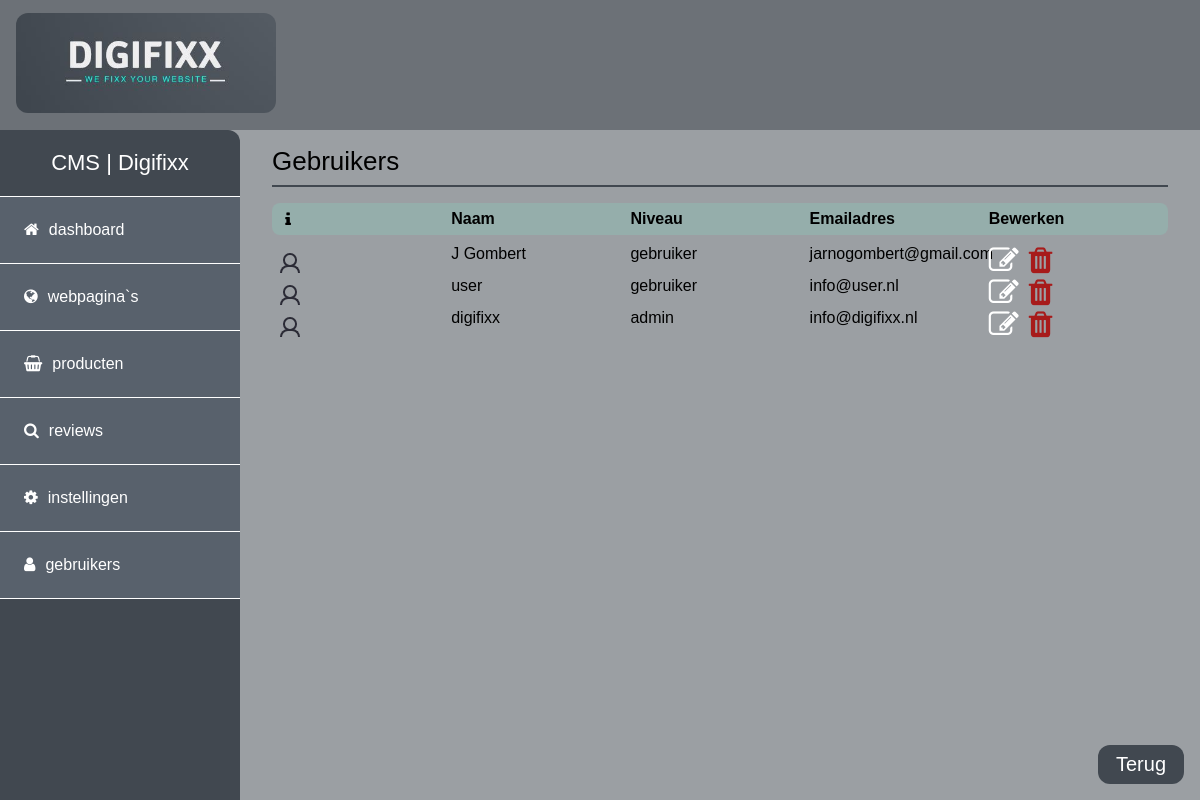
/cms/maincms.php?page=gebruikers (signed in), run on the app's committed database.
### tables this page shows
CREATE TABLE `digifixxcms_gebruikers` (
  `id` int(11) NOT NULL,
  `username` varchar(20) NOT NULL,
  `niveau` varchar(200) NOT NULL DEFAULT 'gebruiker',
  `email` varchar(50) NOT NULL,
  `password` char(128) NOT NULL,
  `titel` varchar(50) NOT NULL,
  `geslacht` varchar(15) NOT NULL,
  `voorletters` varchar(15) NOT NULL,
  `tussenvoegsel` varchar(20) NOT NULL,
  `achternaam` varchar(50) NOT NULL,
  `adres` varchar(50) NOT NULL,
  `postcode` varchar(7) NOT NULL,
  `plaats` varchar(50) NOT NULL,
  `telefoon` varchar(12) NOT NULL,
  `mobiel` varchar(10) NOT NULL,
  `actief` varchar(5) NOT NULL,
  `datum_invoer` datetime NOT NULL,
  `ipadres` varchar(20) NOT NULL
);

### cms/login/config.php (called while the page is built, shortened)
<?php
$mysqli = new mysqli(HOST, USER, PASSWORD, DATABASE);
$instellingen = $mysqli->query("SELECT * FROM digifixx_settings WHERE id = '1'") or die($mysqli->error.__LINE__);
$rowinstellingen = $instellingen->fetch_assoc();
if ($rowinstellingen['weburl'] <> "") { $url = $rowinstellingen['weburl']; }
else { $url = (isset($_SERVER['HTTPS']) ? "https" : "http") . "://$_SERVER[HTTP_HOST]"."/~".$ftpuser; }
?>

### cms/maincms.php (the view, shortened to what this page needs)
<?php
include 'login/config.php';
$urlCMS = $url."cms";
if (!isset($_SESSION['user_id'])) {
    header("Location: ".$urlCMS."/index.php");
    exit();
} else {
    $user_id = $_SESSION['user_id'];
    $rowuser = $mysqli -> prepare("SELECT * FROM digifixxcms_gebruikers WHERE id = ?") or die ($mysqli->error.__LINE__);
    $rowuser->bind_param('i',$user_id);
    $rowuser->execute();
    $result = $rowuser->get_result();
    $rowUser = $result->fetch_assoc();
}
if(!isset($_GET['uitloggen'])){
?>
<!DOCTYPE html>
<html lang="en">
<head>
    <link rel="stylesheet" href="<?=$urlCMS;?>/css/cmsStyle.css">
    <link rel="stylesheet" href="<?=$urlCMS;?>/font-awesome/css/font-awesome.min.css">
</head>
<body>
    <header><?php include ('php/menu.php'); ?></header>
    <main>
        <aside><?php include ('php/hoofdmenu.php'); ?></aside>
        <article>
        <?php  if (!isset($_GET['page'])) {
            include('php/dashboard.php');
        } else if(str_contains($_GET['page'], '?')){
            $pageIndicator = explode("?", $_GET['page']);
            include('php/'.$pageIndicator[0].'.php?'.$pageIndicator[1]);
        } else if(str_contains($_GET['page'], '?') && str_contains($_GET['page'], '&')){
            $pageIndicator2 = explode("?", $_GET['page']);
            $pageIndicator3 = explode("&", $_GET['page']);
            include('php/'.$pageIndicator2[0].'.php?'.$pageIndicator2[1].''.$pageIndicator3[0].''.$pageIndicator3[1]);
        } else {
            include('php/'.$_GET['page'].'.php');
        } ?>
        <span class="TerugBtn" onclick="history.back();">Terug</span>
        </article>
    </main>
</body>
</html>
<?php } else {
    header ($urlCMS.'/index.php');
} ?>

### cms/php/hoofdmenu.php (shortened to what this page needs)
<?php
$pageIsset = isset($_GET['page']);
$pageIsNotset = !isset($_GET['page']);
?>
<ul id="hoofdmenu">
    <span id="title">CMS | <?php echo ucfirst($rowUser['username']); ?></span>
        <li><a <?php if ($pageIsNotset or $pageIsset == "dashboard") { echo "class=\"active\""; } ?> href="?page=dashboard"><i class="fa fa-home"></i><span class="menu-item">dashboard</span></a></li>
    <?php if ($rowUser['niveau'] != "gebruiker") {  ?>
        <li><a <?php if ($pageIsset == "webpaginas") { echo "class=\"active\""; } ?> href="?page=webpaginas"><i class="fa fa-globe"></i><span class="menu-item">webpagina`s</span></a></li>
        <li><a <?php if ($pageIsset== "producten") { echo "class=\"active\""; } ?> href="?page=producten"><i class="fa fa-shopping-basket"></i><span class="menu-item">producten</span></a></li>
        <li><a <?php if ($pageIsset== "reviews") { echo "class=\"active\""; } ?> href="?page=reviews"><i class="fa fa-search"></i><span class="menu-item">reviews</span></a></li>
    <?php } ?>
    <?php if ($rowUser['niveau'] == "admin" || $rowUser['niveau'] == "medewerker") {  ?>
        <li><a <?php if ($pageIsset== "instellingen") { echo "class=\"active\""; } ?> href="?page=instellingen"><i class="fa fa-cog"></i><span class="menu-item">instellingen</span></a></li>
        <li><a <?php if ($pageIsset== "gebruikers") { echo "class=\"active\""; } ?> href="?page=gebruikers"><i class="fa fa-user"></i><span class="menu-item">gebruikers</span></a></li>
    <?php } ?>
</ul>

### cms/php/gebruikers.php
<?php
$sqlGebruikers = $mysqli -> prepare("SELECT id, username, voorletters, achternaam, niveau, email FROM digifixxcms_gebruikers ORDER BY id DESC") or die ($mysqli->error.__LINE__);
$sqlGebruikers->execute();
$sqlGebruikers->store_result();
$sqlGebruikers->bind_result($idGebruikers, $usernameGebruikers, $voorLettersGebruikers, $achternaamGebruikers, $niveauGebruikers, $emailGebruikers);
?>
<section id="gebruikers">
    <div class="title"><?=ucfirst($_GET['page']);?></div>
    <div class="gebruikers-wrapper">
        <div class="gebruikerTab">
            <div class="icon"><i class="fa fa-info"></i></div>
            <div><strong>Naam</strong></div>
            <div><strong>Niveau</strong></div>
            <div><strong>Emailadres</strong></div>
            <div><strong>Bewerken</strong></div>
        </div>
        <?php while($sqlGebruikers->fetch()){
        if(empty($voorLettersGebruikers) && empty($achternaamGebruikers)){
            $naam = $usernameGebruikers;
        } else {
            $naam = $voorLettersGebruikers . " " . $achternaamGebruikers;
        }
        ?>
        <div class="gebruikerTab">
            <div class="icon user"></div>
            <div><?=$naam;?></div>
            <div><?=$niveauGebruikers;?></div>
            <div><?=$emailGebruikers;?></div>
            <div class="edit-buttons"><a href="?page=gebruiker_bewerken&editid=<?=$idGebruikers;?>"><i class="fa fa-edit"></i></a><a href="?page=gebruiker_bewerken&deleteGebruikerId=<?=$idGebruikers;?>"><i class="fa fa-trash"></i></a></div>
        </div>
        <?php } ?>
    </div>
</section>

### cms/css/cmsStyle.css (style rules this page uses)
body { margin: 0 auto; scroll-behavior: smooth; font-family: "Rosario", sans-serif; }
header { position: fixed; z-index: 100; width: 100%; }
main { display: grid; grid-template-columns: repeat(5, minmax(0, 1fr)); }
main aside { position: fixed; background-color: #414850; height: 100%; width: 20%; margin-top: 130px; border-radius: 0 12px 0 0; }
main aside #hoofdmenu { list-style: none; padding: 0; margin: 0; }
main aside #hoofdmenu #title { display: flex; justify-content: center; align-items: center; padding: 1.25rem; font-size: 22px; color: #fff; }
main aside #hoofdmenu li { background-color: #58616c; border-top: solid 1px #fff; width: 100%; overflow: hidden; }
main aside #hoofdmenu li:last-of-type { border-bottom: solid 1px #fff; }
main aside #hoofdmenu li a { position: relative; color: #fff; text-decoration: none; display: inline-flex; gap: 10px; font-size: 16px; width: 100%; padding: 1.5rem; transition: all 0.3s; }
main article { grid-column: span 4/span 4; grid-column-start: 2; margin-top: 130px; padding: 1rem 2rem 1rem 2rem; position: relative; }
main article .TerugBtn { padding: 8px 18px; background-color: #414850; color: #fff; border-radius: 12px; cursor: pointer; font-size: 20px; position: fixed; right: 1rem; bottom: 1rem; }
main article section .gebruikers-wrapper .gebruikerTab { display: grid; grid-template-columns: repeat(5, minmax(0, 1fr)); }
main article section .gebruikers-wrapper .gebruikerTab:first-of-type { background: #95AEAB; border-radius: 8px; align-items: center; margin-bottom: 10px; }
main article section .gebruikers-wrapper .gebruikerTab .icon { position: relative; display: inline-block; width: 32px; height: 32px; }
main article section .gebruikers-wrapper .gebruikerTab .icon .fa { position: absolute; top: 50%; left: 50%; transform: translate(-50%, -50%); }
main article section .gebruikers-wrapper .gebruikerTab .icon.icon:before, main article section .gebruikers-wrapper .gebruikerTab .icon.icon:after { content: ""; display: block; position: absolute; }
main article section .gebruikers-wrapper .gebruikerTab .icon.user.user:before { top: 25%; left: 35%; width: 30%; height: 30%; border: 2px solid #2B2B36; border-radius: 50%; }
main article section .gebruikers-wrapper .gebruikerTab .icon.user.user:after { bottom: 11%; left: 25%; width: 50%; height: 20%; border-top: 2px solid #2B2B36; border-left: 2px solid #2B2B36; border-right: 2px solid #2B2B36; border-top-left-radius: 20px; border-top-right-radius: 20px; }
main article section .gebruikers-wrapper .gebruikerTab .edit-buttons { display: flex; gap: 10px; }
main article section .gebruikers-wrapper .gebruikerTab .edit-buttons a i { font-size: 30px; color: #fff; }
main article section .gebruikers-wrapper .gebruikerTab .edit-buttons a:last-of-type i { color: #a71b1b; }
main article section .title { font-size: 26px; font-weight: 500; padding-bottom: 0.5rem; margin-bottom: 1rem; border-bottom: 2px solid #414850; }

### cms/maincms.php (style rules this page uses)
body { background: #41485085; }

### data on the page
digifixxcms_gebruikers: username "Digifixx", username "digifixx", niveau "admin", email "info@digifixx.nl"
digifixxcms_gebruikers: naam "J Gombert", niveau "gebruiker", email "jarnogombert@gmail.com"
digifixxcms_gebruikers: username "user", niveau "gebruiker", email "info@user.nl"

### other printed values
$_GET['page'] "Gebruikers"
